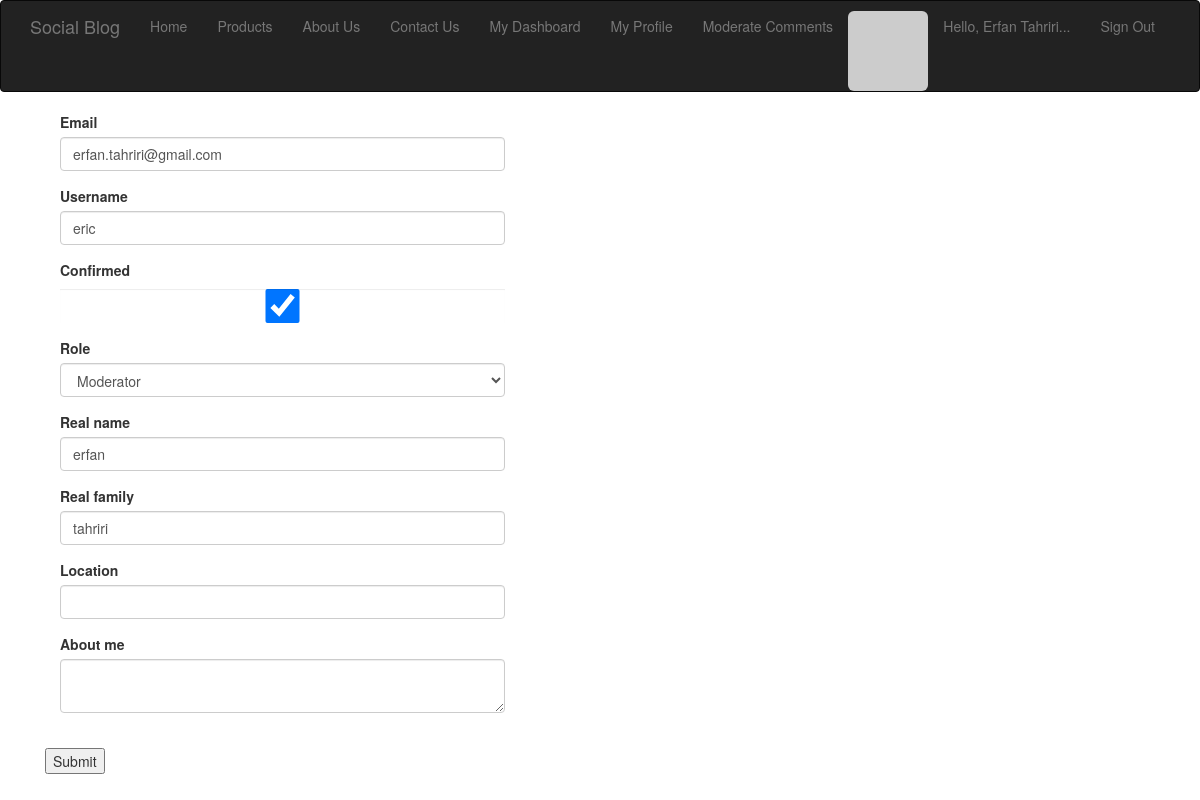
Page /profile/edit_profile/1 (signed in) on the committed database.
### project/apps/auth/models.py (models this page shows, shortened)
class User_auth(UserMixin, db.Model):
    id = db.Column(db.Integer, primary_key=True)
    username = db.Column(db.String(64), unique=True, index=True)
    name = db.Column(db.String(64))
    family = db.Column(db.String(64))
    email = db.Column(db.String(64), unique=True, index=True)
    location = db.Column(db.String(64))
    about_me = db.Column(db.Text())
    last_seen = db.Column(db.DateTime(), default=datetime.utcnow)
    password_hash = db.Column(db.String(128))
    role_id = db.Column(db.Integer, db.ForeignKey('role_auth.id'))
    registered_at = db.Column(db.DateTime(), default=datetime.utcnow)
    confirmed = db.Column(db.Boolean, default=False)
    role = db.relationship('Role_auth', foreign_keys='User_auth.role_id')
    avatar_hash = db.Column(db.String(32))
    posts = db.relationship('Post', backref='author', lazy='dynamic')
    followed = db.relationship('Follow',
                               foreign_keys=[Follow.follower_id],
                               backref=db.backref('follower', lazy='joined'),
                               lazy='dynamic',
                               cascade='all, delete-orphan')
    followers = db.relationship('Follow',
                                foreign_keys=[Follow.followed_id],
                                backref=db.backref('followed', lazy='joined'),
                                lazy='dynamic',
                                cascade='all, delete-orphan')
    comments = db.relationship('Comment', backref='author', lazy='dynamic')
    def gravatar(self, size=100, default='identicon', rating='g'):
        if request.is_secure:
            url = 'https://secure.gravatar.com/avatar'
        else:
            url = 'http://www.gravatar.com/avatar'
        hash = self.avatar_hash or hashlib.md5(self.email.encode('utf-8')).hexdigest()
        return '{url}/{hash}?s={size}&d={default}&r={rating}'.format(url=url, hash=hash, size=size, default=default, rating=rating)
    def ping(self):
        self.last_seen = datetime.utcnow()
        db.session.add(self)
    def can(self, permissions):
        return self.role is not None and (self.role.permissions & permissions) == permissions
    @login_manager.user_loader
    def load_user(user_id):
        return User_auth.query.get(int(user_id))
    @property
    def password(self):
        raise AttributeError('password is not a readable attribute')

### project/apps/profile/views.py (the view, shortened to what this page needs)
@mod.route('/edit_profile/<int:id>', methods=['GET', 'POST'])
@login_required
@admin_required
def edit_profile_admin(id):
    user = User.query.get_or_404(id)
    form = EditProfileAdminForm(user=user)
    form.email.data = user.email
    form.username.data = user.username
    form.confirmed.data = user.confirmed
    form.role.data = user.role_id
    form.name.data = user.name
    form.family.data = user.family
    form.location.data = user.location
    form.about_me.data = user.about_me
    return render_template('profile/edit_profile_admin.html', form=form, user=user, permission=Permission)

### project/apps/profile/forms.py (shortened to what this page needs)
class EditProfileAdminForm(Form):
    email = StringField('Email', validators=[Required(), Length(1, 64), Email()])
    username = StringField('Username', validators=[Required(), Length(1, 64), Regexp('^[A-Za-z][A-Za-z0-9_.]*$', 0,'Usernames must have only letters, numbers, dots or underscores')])
    confirmed = BooleanField('Confirmed')
    role = SelectField('Role', coerce=int)
    name = StringField('Real name', validators=[Length(0, 64)])
    family = StringField('Real family', validators=[Length(0, 64)])
    location = StringField('Location', validators=[Length(0, 64)])
    about_me = TextAreaField('About me')
    submit = SubmitField('Submit')
    def __init__(self, user, *args, **kwargs):
        super(EditProfileAdminForm, self).__init__(*args, **kwargs)
        self.role.choices = [(role.id, role.name) for role in Role.query.order_by(Role.name).all()]
        self.user = user

### project/apps/auth/views.py (called while the page is built)
@mod.before_app_request
def before_request():
    if current_user.is_authenticated():
        current_user.ping()
        if not current_user.confirmed and request.endpoint[:5] != 'auth.':
            return redirect(url_for('auth.unconfirmed'))

### project/apps/site/views.py (called while the page is built)
@mod.after_app_request
def after_request(response):
    for query in get_debug_queries():
        if query.duration >= current_app.config['FLASKY_SLOW_DB_QUERY_TIME']:
            current_app.logger.warning('Slow query: %s\nParameters: %s\nDuration: %fs\nContext: %s\n' % (query.statement, query.parameters, query.duration, query.context))
    return response

### project/media/templates/profile/edit_profile_admin.html (shortened to what this page needs)
{% extends "base/_base.html" %}
{% from '_macros.html' import render_field %}
{% block body %}
<div class="container">
    <div>
        <form method="POST">
            <dl>
            {{ render_field(form.email) }}
            {{ render_field(form.username) }}
            {{ render_field(form.confirmed) }}
            {{ render_field(form.role) }}
            {{ render_field(form.name) }}
            {{ render_field(form.family) }}
            {{ render_field(form.location) }}
            {{ render_field(form.about_me) }}
            <br/>
            {{ form.submit() }}
            </dl>
        </form>
    </div>
</div>
{% endblock %}

### project/media/templates/base/_base.html (shortened to what this page needs)
<html>
<head>
	<link rel="stylesheet" href="{{ url_for('static', filename='css/bootstrap.css')}}" type="text/css" media="screen" />
	<link rel="stylesheet" href="{{ url_for('static', filename='css/style.css')}}" />
</head>
<body style="min-width: 250px">
	{% block navbar %}
        <div class="navbar navbar-inverse" role="navigation">
            <div class="container">
                <div class="navbar-header">
                    <a class="navbar-brand" href="/">Social Blog</a>
                </div>
                <div class="navbar-collapse collapse">
                    <ul class="nav navbar-nav">
                        <li><a href="/">Home</a></li>
                        <li><a href="/">Products</a></li>
                        <li><a href="/">About Us</a></li>
                        <li><a href="/">Contact Us</a></li>
                        {% if current_user.is_authenticated() %}
                            <li><a href="{{ url_for('dashboard.dashboard') }}">My Dashboard</a></li>
                        {% endif %}
                        {% if current_user.is_authenticated() %}
                            <li>
                                <a href="{{ url_for('profile.view_profile', username=current_user.username) }}">
                                My Profile
                                </a>
                            </li>
                            {% endif %}
                    {% if current_user.can(permission.MODERATE_COMMENTS) %}
                        <li><a href="{{ url_for('site.moderate') }}">Moderate Comments</a></li>
                    {% endif %}
                    </ul>
                    <ul class="nav navbar-nav navbar-right">
                        {% if current_user.is_authenticated() %}
                            <li><img class="img-rounded profile-thumbnail" src="{{ current_user.gravatar(size=30) }}" style="margin-top: 10px"></li>
                            <li><a href="#">Hello, {{ current_user.name|capitalize }} {{ current_user.family|capitalize }}...</a></li>
                            <li><a href="{{ url_for('auth.logout') }}">Sign Out</a></li>
                        {% else %}
                            <li><a href="#">Hello, Quest...</a></li>
                            <li><a href="{{ url_for('auth.login') }}">Sign In </a></li>
                            <li><a href="{{ url_for('auth.add_user') }}"> Sign Up</a></li>
                        {% endif %}
                    </ul>
                </div>
            </div>
        </div>
    {% endblock %}
<div class="container">
	{% block body %}
	{% endblock %}
</div>
</body>
</html>

### project/media/templates/_macros.html (shortened to what this page needs)
{% macro render_field(field) %}
<div class='form-group col-md-5'>
  <dt>{{ field.label }}
  <dd>{{ field(class='form-control', **kwargs)|safe }}
  </dd>
</div>
<div class="clearfix"></div>
{% endmacro %}

### project/media/statics/css/style.css (style rules this page uses)
ul { list-style:none; margin-bottom: 0; }
a { text-decoration: none !important; }

### rows in the picture
User_auth: name "Erfan", family "Tahriri"
User_auth: email "erfan.tahriri@gmail.com", username "eric", confirmed "☑", role "Moderator", name "erfan", family "tahriri"

### other values in the picture
{{ field.label }} "Email Username Confirmed Role Real name Real family Location About me"
